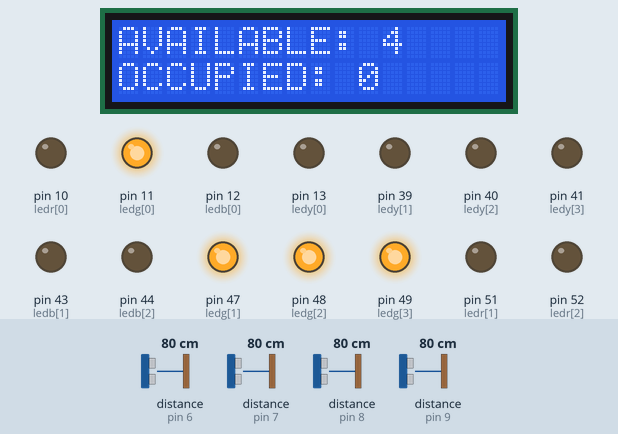
The sketch below on a simulated Arduino Mega 2560, built with avr-gcc and run on an emulated ATmega2560. On the bench: 16×2 character LCD, output pins drawn as LEDs (lit = HIGH). Inputs (shaded band) come from the test bench; at power-on: distance to the obstacle (sensors on pin 6, pin 7, pin 8, pin 9) 80 cm. The echo pulse lasts 58.3 µs per cm.

Above: at 1.2 s.
1.3 s: distance to the obstacle (sensor on pin 6) set to 11 cm
3.0 s: distance to the obstacle (sensor on pin 6) set to 8 cm
At 4.5 s:
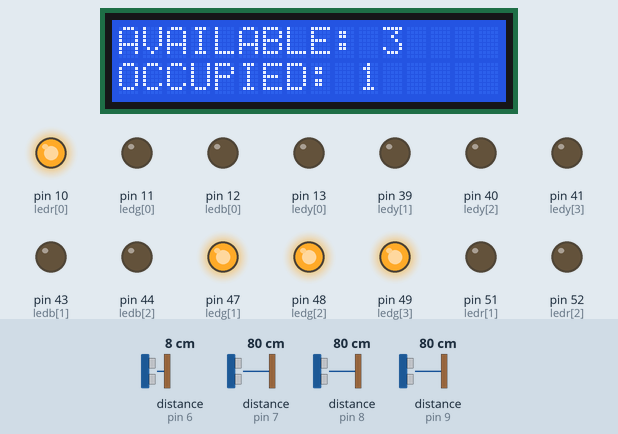
4.8 s: distance to the obstacle (sensor on pin 7) set to 11 cm
7.2 s: distance to the obstacle (sensor on pin 7) set to 8 cm
At 8.7 s:
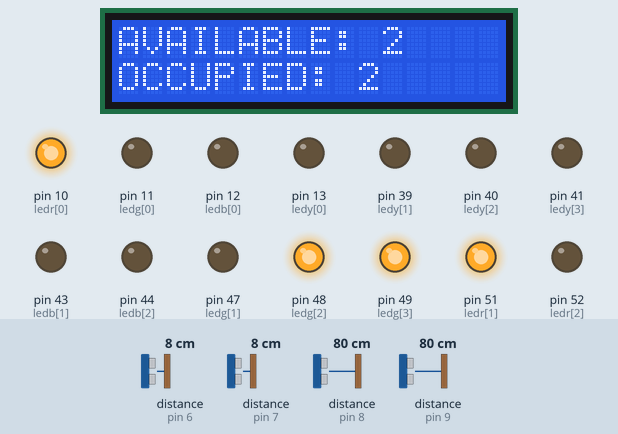
9.0 s: distance to the obstacle (sensor on pin 8) set to 11 cm
11.5 s: distance to the obstacle (sensor on pin 8) set to 8 cm
At 12.3 s:
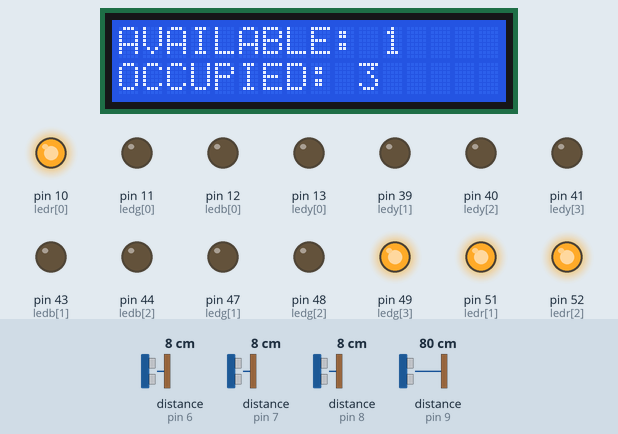
Timing chart, 0 to 14.3 s (numbered marks = the images above; inputs shaded):
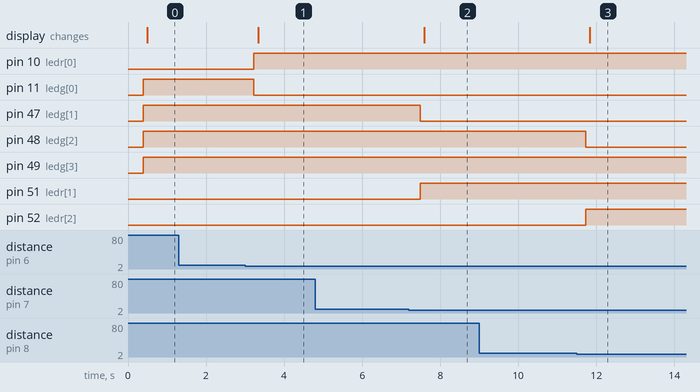

Measured:
- the behaviour switches between 10 and 9 cm on distance to the obstacle (sensor on pin 6) (found by bisection; images 0 and 1)
- the behaviour switches between 10 and 9 cm on distance to the obstacle (sensor on pin 7) (found by bisection; images 1 and 2)
- the behaviour switches between 10 and 9 cm on distance to the obstacle (sensor on pin 8) (found by bisection; images 2 and 3)
- after the input at 1.3 s, every drawn part: stays the same
- after the input at 3.0 s, pin 10 (ledr[0]): LOW → HIGH after 0.23 s; pin 11 (ledg[0]): HIGH → LOW after 0.23 s; the display: changes after 0.33 s (image 1)
- after the input at 4.8 s, every drawn part: stays the same
- after the input at 7.2 s, pin 47 (ledg[1]): HIGH → LOW after 0.29 s; pin 51 (ledr[1]): LOW → HIGH after 0.29 s; the display: changes after 0.39 s (image 2)
- after the input at 9.0 s, every drawn part: stays the same
- after the input at 11.5 s, pin 48 (ledg[2]): HIGH → LOW after 0.23 s; pin 52 (ledr[2]): LOW → HIGH after 0.23 s; the display: changes after 0.33 s (image 3)

The sketch:

ArduinoMega.ino
```cpp
#include<NewPing.h>
#include <LiquidCrystal.h>
//#include <SoftwareSerial.h>

const int rs = 22, en = 23 , d4 = 24, d5 = 25, d6 = 26, d7 = 27;
LiquidCrystal lcd(rs, en, d4, d5, d6, d7);

//NewPing sonar(TRIGGER_PIN, ECHO_PIN, MAX_DISTANCE);
NewPing sonar[4]={
  NewPing (2,6,200),
  NewPing (3,7,200),
  NewPing (4,8,200),
  NewPing (5,9,200),
  };
//         1-1 1-2 2-1 2-2
int ledr[4]={10,51,52,53};
int ledg[4]={11,47,48,49};
int ledb[4]={12,43,44,45};
int ledy[4]={13,39,40,41};

String state[4];
String checkState[4];

int lcdDisplay[4];

int statelcd[4];

int empty=0;
int able=0;

void setup() {
  Serial.begin(9600);
  Serial2.begin(9600);
  lcd.begin(16,2); // Initializes the interface to the LCD screen, and specifies the dimensions (width and height) of the display
//  pinMode (ledr[4],OUTPUT);
//  pinMode (ledg[4],OUTPUT);
//  pinMode (ledb[4],OUTPUT);
//  pinMode (ledy[4],OUTPUT);

  for(int i=0; i<4; i++) {
    pinMode (ledr[i],OUTPUT);
    pinMode (ledg[i],OUTPUT);
    pinMode (ledb[i],OUTPUT);
    pinMode (ledy[i],OUTPUT);
  }

  // put your setup code here, to run once:

}

void loop() {

  receivedData();
  delay(300);

  for(int i=0; i<4; i++){

    state[i] = checkSensor(sonar[i]);

    if(checkState[i] == "2" || checkState[i] == "3") {
      state[i] = 1;
    }

  }

  sendingData(state[0],state[1],state[2],state[3]);
  sendingLED(state[0],state[1],state[2],state[3]);
  lcdplay(state[0],state[1],state[2],state[3]);

  //  // put your main code here, to run repeatedly:
  delay(1000);
}

String checkSensor(NewPing sonar){
  if(sonar.ping_cm()<10){
    return "1";

  }
  else{
    return "0";

  }
}

void sendingData(String state1, String state2, String state3, String state4){
  Serial2.println(state1 + "," + state2 + "," + state3 + "," + state4);

}

void receivedData() {
  String receive = "";
  if(Serial2.available()>0) {
    while(Serial2.available()){
          receive += (char) Serial2.read();//receive data
    }

    checkState[0] = receive[0];
    checkState[1] = receive[2];
    checkState[2] = receive[4];
    checkState[3] = receive[6];
  }
}

void sendingLED(String state1, String state2, String state3, String state4)
{
  String ledstate[4]={state1,state2,state3,state4};

  for(int i; i<4; i++){
    if(ledstate[i]=="1" && checkState[i] != "2" && checkState[i] != "3"){
      digitalWrite (ledr[i],HIGH);
      digitalWrite (ledg[i],LOW);
      digitalWrite (ledb[i],LOW);
      digitalWrite (ledy[i],LOW);

    }
    else if(ledstate[i]=="1" && checkState[i] == "2") {
      digitalWrite (ledr[i],LOW);
      digitalWrite (ledg[i],LOW);
      digitalWrite (ledb[i],LOW);
      digitalWrite (ledy[i],HIGH);
    }
    else if(ledstate[i]=="1" && checkState[i] == "3") {
      digitalWrite (ledr[i],LOW);
      digitalWrite (ledg[i],LOW);
      digitalWrite (ledb[i],HIGH);
      digitalWrite (ledy[i],LOW);
    }
    else{
      digitalWrite (ledr[i],LOW);
      digitalWrite (ledb[i],LOW);
      digitalWrite (ledy[i],LOW);
      digitalWrite (ledg[i],HIGH);
    }
  }

}


void lcdplay(String state1, String state2, String state3, String state4) {

  String lcdstate[4]={state1, state2, state3, state4};

  for (int i; i<4; i++)
  {
    if (lcdstate[i]=="1")
    {
      lcdDisplay[i] = 1;
    }
    else{
      lcdDisplay[i] = 0;
    }
  }

  delay(100);
  check(lcdDisplay[0], lcdDisplay[1], lcdDisplay[2],lcdDisplay[3]);

}

void check(int statelcd1, int statelcd2, int statelcd3,int statelcd4){
  int sum;

  sum = statelcd1 + statelcd2 + statelcd3 + statelcd4;

  empty = 4 - sum;
  able = sum;
  displaylcd();

}


void displaylcd(){
lcd.setCursor(0,0); //text to print
lcd.print("AVAILABLE:"); //9
lcd.setCursor(11,0); //text to print
lcd.print(empty);
lcd.setCursor(0,1); //text to print
lcd.print("OCCUPIED:"); //8
lcd.setCursor(10,1); //text to print
lcd.print(able);

}
```
